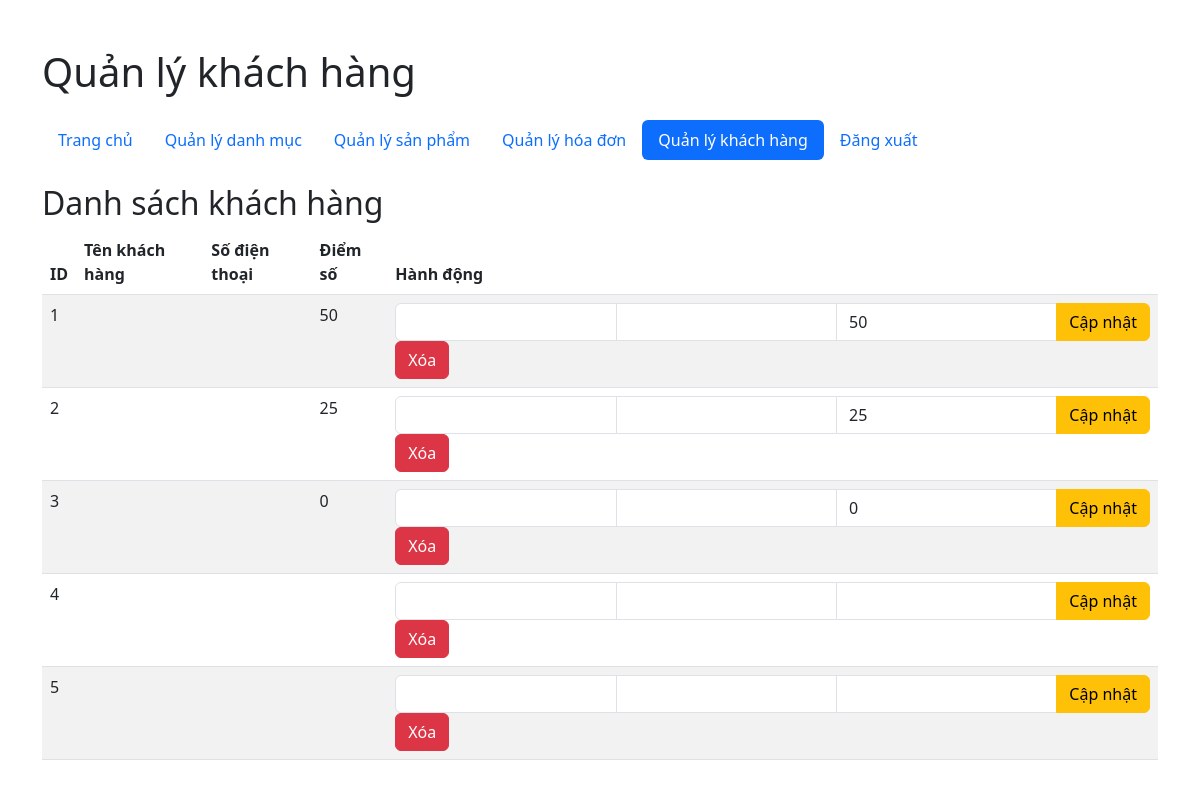
The app's page /admin_customer.php (signed in) with its own data.
### tables this page shows
CREATE TABLE `khachhang` (
  `makh` int(11) NOT NULL,
  `diemso` int(11) DEFAULT NULL,
  `mand` int(11) DEFAULT NULL
);

### admin_customer.php (the view, shortened to what this page needs)
<?php
include 'db.php';
$sql = "SELECT * FROM khachhang";
$stmt = $pdo->query($sql);
$customers = $stmt->fetchAll(PDO::FETCH_ASSOC);
?>
<!DOCTYPE html>
<html lang="en">
<head>
    <link href="https://cdn.jsdelivr.net/npm/bootstrap@5.3.0/dist/css/bootstrap.min.css" rel="stylesheet">
</head>
<body>
    <div class="container mt-5">
        <header class="mb-4">
            <h1>Quản lý khách hàng</h1>
        </header>
        <nav class="mb-4">
            <ul class="nav nav-pills">
                <li class="nav-item"><a class="nav-link" href="admin.php">Trang chủ</a></li>
                <li class="nav-item"><a class="nav-link" href="admin_categories.php">Quản lý danh mục</a></li>
                <li class="nav-item"><a class="nav-link" href="admin_products.php">Quản lý sản phẩm</a></li>
                <li class="nav-item"><a class="nav-link" href="admin_orders.php">Quản lý hóa đơn</a></li>
                <li class="nav-item"><a class="nav-link active" href="admin_customers.php">Quản lý khách hàng</a></li>
                <li class="nav-item"><a class="nav-link" href="logout.php">Đăng xuất</a></li>
            </ul>
        </nav>
        <main>
            <h2>Danh sách khách hàng</h2>
            <table class="table table-striped">
                <thead>
                    <tr>
                        <th>ID</th>
                        <th>Tên khách hàng</th>
                        <th>Số điện thoại</th>
                        <th>Điểm số</th>
                        <th>Hành động</th>
                    </tr>
                </thead>
                <tbody>
                    <?php foreach ($customers as $customer): ?>
                    <tr>
                        <td><?= htmlspecialchars($customer['makh']) ?></td>
                        <td><?= htmlspecialchars($customer['tenkh']) ?></td>
                        <td><?= htmlspecialchars($customer['sdt']) ?></td>
                        <td><?= htmlspecialchars($customer['diemso']) ?></td>
                        <td>
                            <form method="POST" action="" class="d-inline-block">
                                <div class="input-group">
                                    <input type="text" name="tenkh" value="<?= htmlspecialchars($customer['tenkh']) ?>" class="form-control" required>
                                    <input type="text" name="sdt" value="<?= htmlspecialchars($customer['sdt']) ?>" class="form-control" required>
                                    <input type="number" name="diemso" value="<?= htmlspecialchars($customer['diemso']) ?>" class="form-control" required>
                                    <button type="submit" class="btn btn-warning">Cập nhật</button>
                                </div>
                            </form>
                            <form method="POST" action="" class="d-inline-block">
                                <button type="submit" class="btn btn-danger" onclick="return confirm('Bạn có chắc chắn muốn xóa khách hàng này?');">Xóa</button>
                            </form>
                        </td>
                    </tr>
                    <?php endforeach; ?>
                </tbody>
            </table>
        </main>
    </div>
</body>
</html>

### records on screen
khachhang: makh "1", diemso "50"
khachhang: makh "2", diemso "25"
khachhang: makh "3", diemso "0"
khachhang: makh "4"
khachhang: makh "5"
